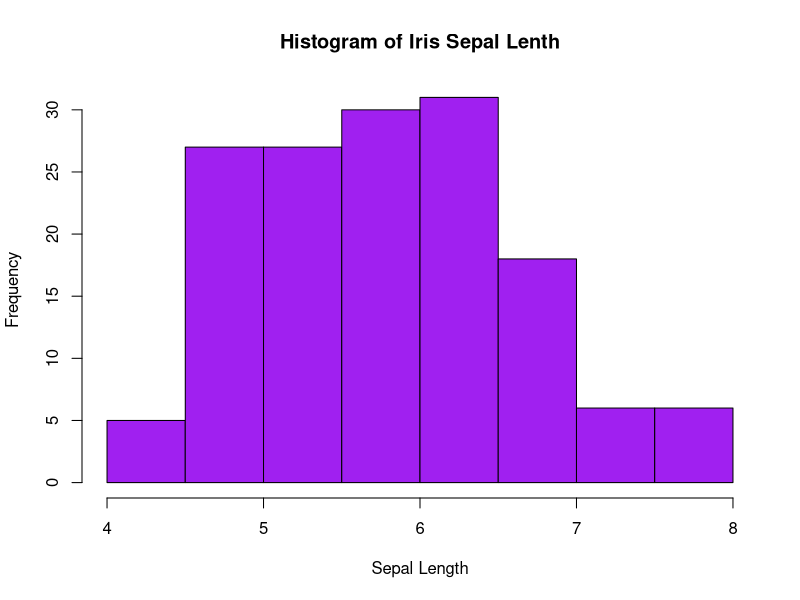
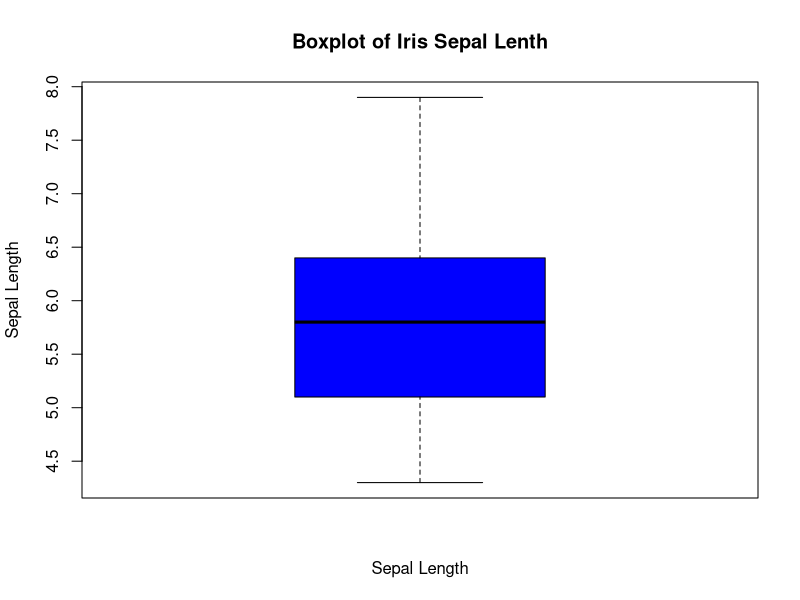
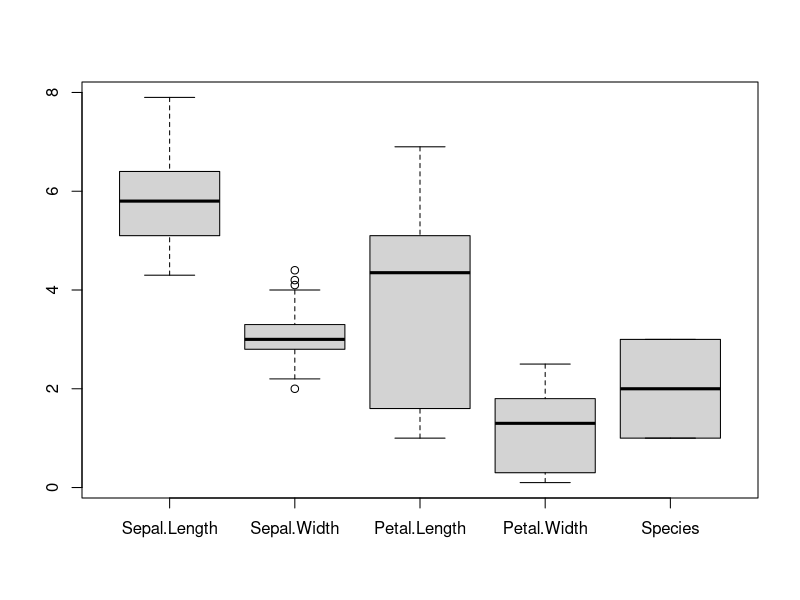
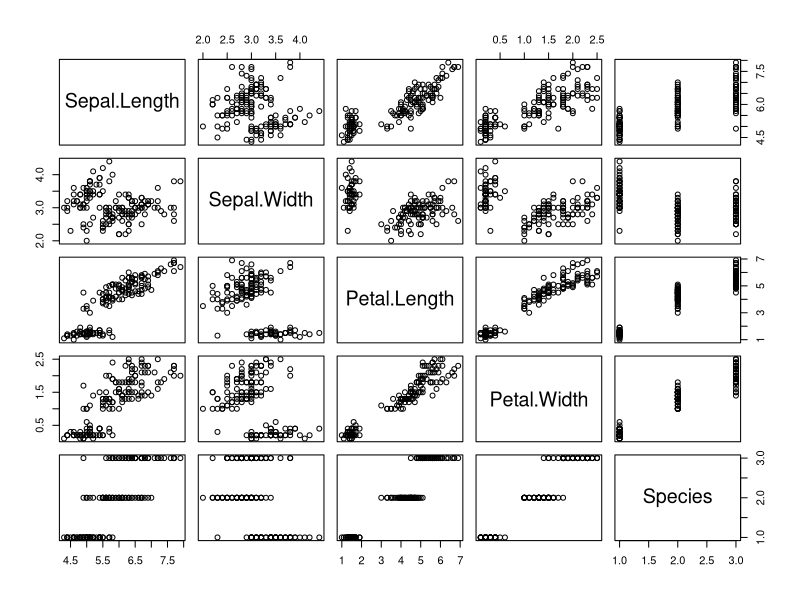
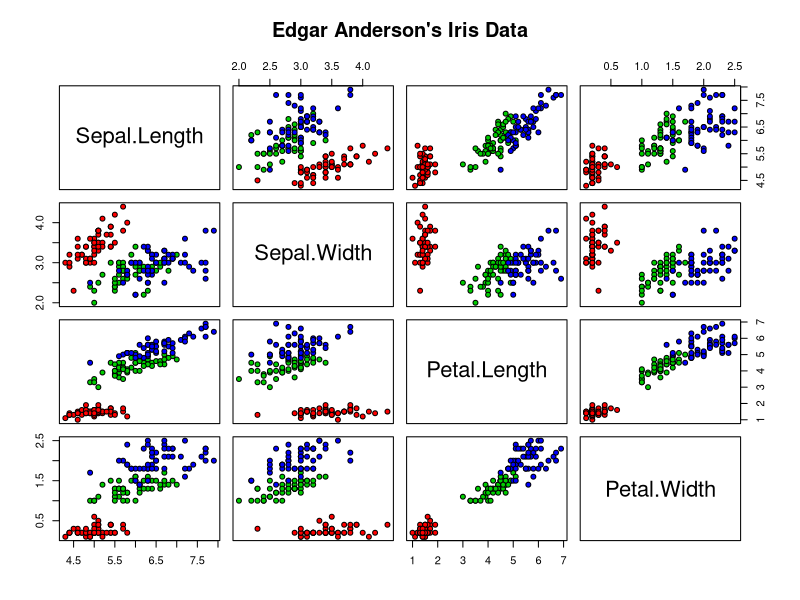
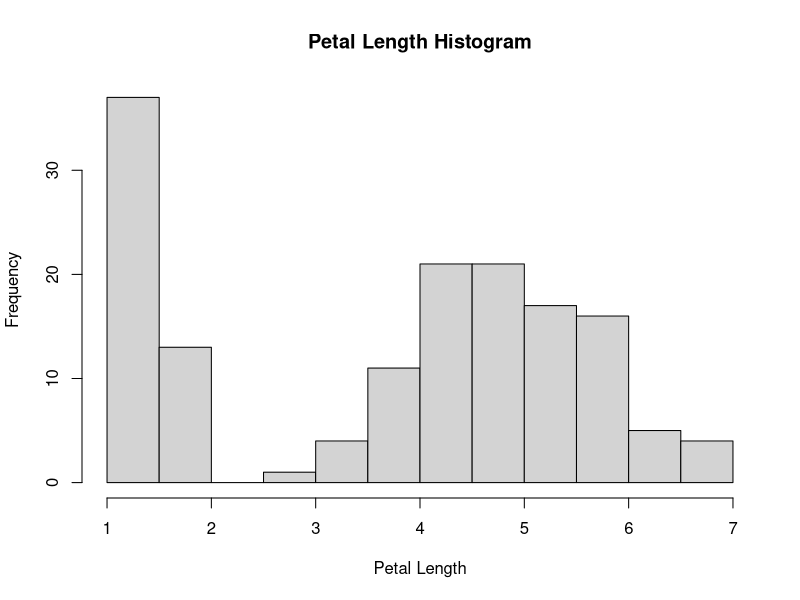
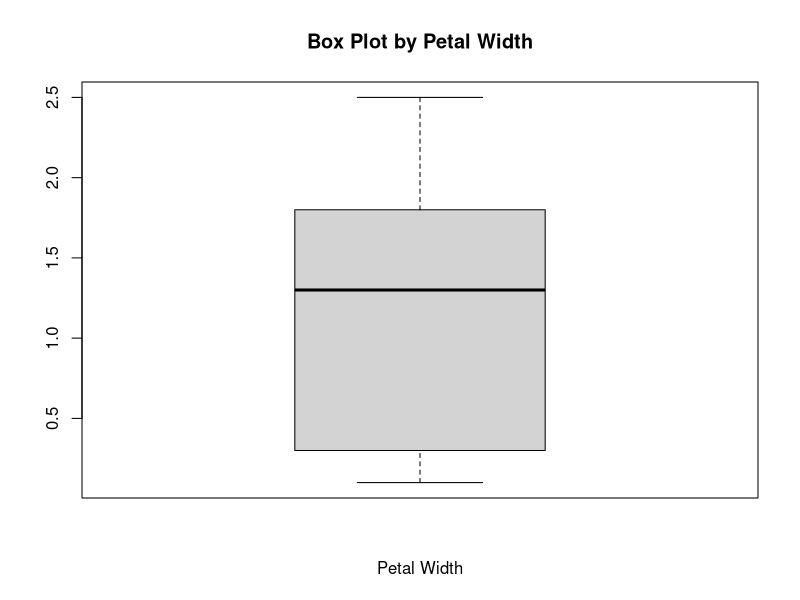

These charts were generated, in order, by the following R code:
#### Introduction to R ###

#### Basic Math ####
2+6
2*6
2**6
6/2
4 == 2+2
6 == 2+2

#### Let's explore the Iris Dataset ####

# Import data table
library(data.table)

# Import the Edgar Anderson Iris Data
df <- iris 

df = data.table(df) # convert to data table

df #Print the dataframe

head(df) # Shows the column names and first 6 rows of data

class(df) # tpye of object

str(df) # structure of object

df[1:5,] # show the first 5 rows and all columns

df[,4] # show all rows and the 4th column.

df[45:50,1:2] # Show rows 45 to 50 and columns 1 through 2.

tail(df) # show last 6 rows and all columns

tail(df[,5]) # show the last 6 rows and the 5th column

summary(df) # many useful statistics

#### Basic Statistical Operations ####

unique(df$Species) # find how many unique species there are in the datatable

min(df$Sepal.Length) # find the minimum septal length

max(df$Sepal.Length[df$Species == 'setosa']) # find the maximum of sepal length of species = setosa

mean(df$Sepal.Length) #average sepal length

median(df$Sepal.Length) # the median petal 

var(df$Sepal.Length) # find the variance

sd(df$Sepal.Length) # find the standard deviation of sepal length

hist(df$Sepal.Length, col='purple',main='Histogram of Iris Sepal Lenth', xlab = 'Sepal Length') # histogram of sepal lengths

boxplot(df$Sepal.Length, col='blue', main='Boxplot of Iris Sepal Lenth', xlab = 'Sepal Length', ylab = 'Sepal Length') #box plot of sepal length

boxplot(df) # Box plot of all data

plot(df) # plot all columns vs all columns

plot(df[,1:4], main = "Edgar Anderson's Iris Data", pch = 21, bg = c("red", "green3", "blue")[unclass(df$Species)])

##########################################################
#### Your Turn ####

# Show the first 3 rows of the data
df[1:3,]

# Show the first 10 rows of species = versicolor

top10 <- df[df$Species=="versicolor"]
top10[1:10,]

# What is the standard deviation of petal length of each species?
versicolor <- df[df$Species=="versicolor"]
setosa <- df[df$Species=="setosa"]
virginica <- df[df$Species=="virginica"]

sd(versicolor$Petal.Length)
sd(setosa$Petal.Length)
sd(virginica$Petal.Length)

# What is the maximum petal width of each species?

max(versicolor$Petal.Width)
max(setosa$Petal.Width)
max(virginica$Petal.Width)

# What is the average petal length of each species?

mean(versicolor$Petal.Length)
mean(setosa$Petal.Length)
mean(virginica$Petal.Length)

# What is the average petal width to average sepal width ratio for each species?


verAvgWidth <- mean(versicolor$Petal.Width)
setAvgWidth <- mean(setosa$Petal.Width)
virAvgWidth <- mean(virginica$Petal.Width)


verSepAvgWidth <- mean(versicolor$Sepal.Width)
setSepAvgWidth <- mean(setosa$Sepal.Width)
virSepAvgWidth <- mean(virginica$Sepal.Width)

verAvgWidth/verSepAvgWidth
setAvgWidth/setSepAvgWidth
virAvgWidth/virSepAvgWidth

# Create a histrogram of petal length. Include a title and x-label

pLenHist <- df$Petal.Length
hist(pLenHist, main="Petal Length Histogram", xlab="Petal Length")

# Create a box of petal width. Include a title and x-label
pWidthBox <- df$Petal.Width
boxplot(pWidthBox, main="Box Plot by Petal Width", xlab="Petal Width")
